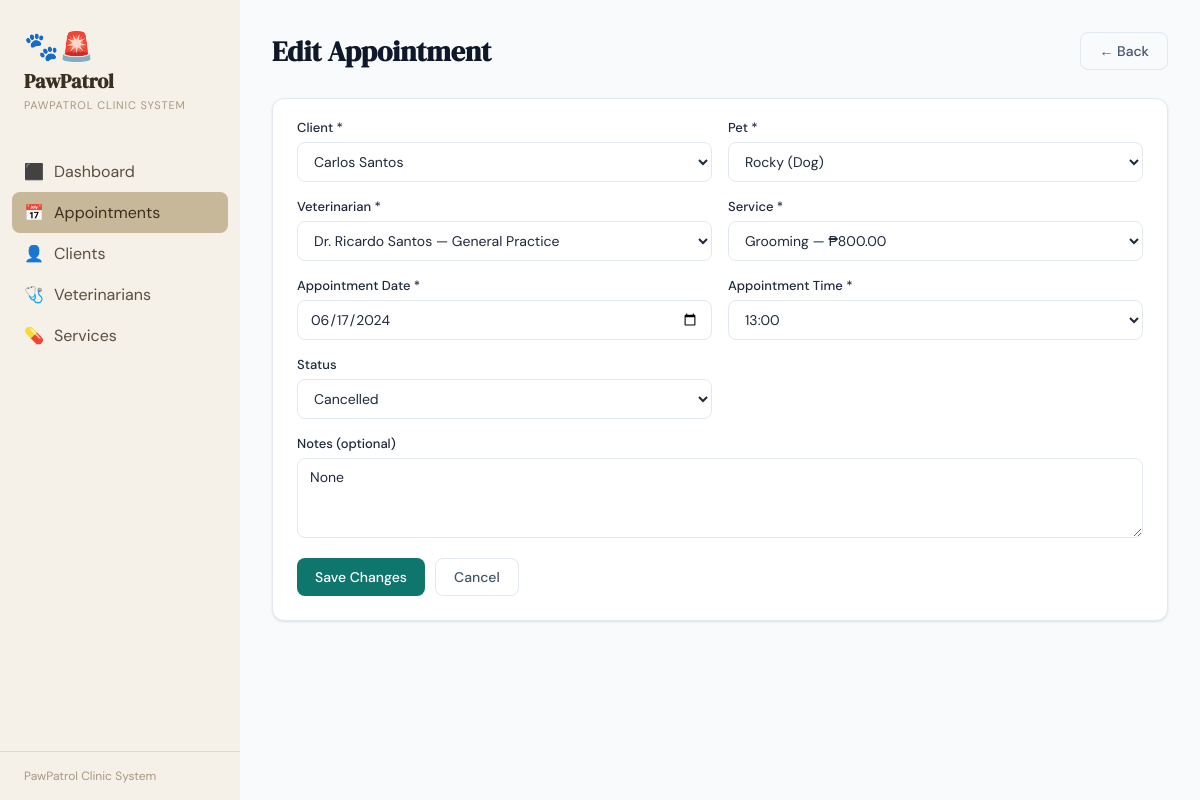
The page /appointments/8/edit on the database its author committed.
### tables this page shows
CREATE TABLE APPOINTMENT (
            appointment_id   INTEGER PRIMARY KEY AUTOINCREMENT,
            client_id        INTEGER NOT NULL,
            pet_id           INTEGER NOT NULL,
            vet_id           INTEGER NOT NULL,
            service_id       INTEGER NOT NULL,
            appointment_date TEXT NOT NULL,
            appointment_time TEXT NOT NULL,
            status           TEXT DEFAULT 'Pending',
            notes            TEXT,
            created_at       TEXT DEFAULT (datetime('now')),
            FOREIGN KEY (client_id)  REFERENCES CLIENT(client_id),
            FOREIGN KEY (pet_id)     REFERENCES PET(pet_id),
            FOREIGN KEY (vet_id)     REFERENCES VETERINARIAN(vet_id),
            FOREIGN KEY (service_id) REFERENCES SERVICE(service_id),
            UNIQUE (vet_id, appointment_date, appointment_time)
        );

CREATE TABLE CLIENT (
            client_id      INTEGER PRIMARY KEY AUTOINCREMENT,
            first_name     TEXT NOT NULL,
            last_name      TEXT NOT NULL,
            contact_number TEXT NOT NULL,
            email          TEXT NOT NULL UNIQUE,
            address        TEXT,
            created_at     TEXT DEFAULT (datetime('now'))
        );

CREATE TABLE PET (
            pet_id    INTEGER PRIMARY KEY AUTOINCREMENT,
            client_id INTEGER NOT NULL,
            pet_name  TEXT NOT NULL,
            species   TEXT NOT NULL,
            breed     TEXT,
            age       INTEGER,
            weight_kg REAL,
            FOREIGN KEY (client_id) REFERENCES CLIENT(client_id) ON DELETE CASCADE
        );

CREATE TABLE SERVICE (
            service_id       INTEGER PRIMARY KEY AUTOINCREMENT,
            service_name     TEXT NOT NULL,
            description      TEXT,
            duration_minutes INTEGER NOT NULL,
            price            REAL NOT NULL
        );

### app.py (the view, shortened to what this page needs)
@app.route("/appointments/<int:id>/edit", methods=["GET","POST"])
def edit_appointment(id):
    db = get_db()
    appt     = db.execute("SELECT * FROM APPOINTMENT WHERE appointment_id=?", (id,)).fetchone()
    clients  = db.execute("SELECT * FROM CLIENT ORDER BY last_name").fetchall()
    vets     = db.execute("SELECT * FROM VETERINARIAN WHERE is_active=1 ORDER BY last_name").fetchall()
    services = db.execute("SELECT * FROM SERVICE ORDER BY service_name").fetchall()
    pets     = db.execute("SELECT * FROM PET WHERE client_id=?", (appt["client_id"],)).fetchall()
    return render_template("appointment_form.html", clients=clients, vets=vets,
                           services=services, appt=appt, pets=pets)

### app.py (called while the page is built)
def get_db():
    conn = sqlite3.connect(DB)
    conn.row_factory = sqlite3.Row
    conn.execute("PRAGMA foreign_keys = ON")
    return conn

### templates/appointment_form.html (shortened to what this page needs)
{% extends "base.html" %}
{% block content %}
<div class="page-header-row">
  <h2>{{ 'Edit Appointment' if appt else 'Book New Appointment' }}</h2>
  <a href="{{ url_for('appointments') }}" class="btn btn-ghost">← Back</a>
</div>
<div class="card">
  <div class="card-body">
    <form method="POST">
      <div class="form-grid">
        <div class="form-group">
          <label>Client *</label>
          <select name="client_id" id="clientSelect" required onchange="loadPets(this.value)">
            {% for c in clients %}
            <option value="{{ c.client_id }}" {% if appt and appt.client_id==c.client_id %}selected{% endif %}>
              {{ c.first_name }} {{ c.last_name }}
            </option>
            {% endfor %}
          </select>
        </div>
        <div class="form-group">
          <label>Pet *</label>
          <select name="pet_id" id="petSelect" required>
            {% if pets %}
              {% for p in pets %}
              <option value="{{ p.pet_id }}" {% if appt and appt.pet_id==p.pet_id %}selected{% endif %}>
                {{ p.pet_name }} ({{ p.species }})
              </option>
              {% endfor %}
            {% endif %}
          </select>
        </div>
        <div class="form-group">
          <label>Veterinarian *</label>
          <select name="vet_id" required>
            {% for v in vets %}
            <option value="{{ v.vet_id }}" {% if appt and appt.vet_id==v.vet_id %}selected{% endif %}>
              Dr. {{ v.first_name }} {{ v.last_name }} — {{ v.specialization }}
            </option>
            {% endfor %}
          </select>
        </div>
        <div class="form-group">
          <label>Service *</label>
          <select name="service_id" required>
            {% for s in services %}
            <option value="{{ s.service_id }}" {% if appt and appt.service_id==s.service_id %}selected{% endif %}>
              {{ s.service_name }} — ₱{{ "%.2f"|format(s.price) }}
            </option>
            {% endfor %}
          </select>
        </div>
        <div class="form-group">
          <label>Appointment Date *</label>
          <input type="date" name="appointment_date" required
                 value="{{ appt.appointment_date if appt else '' }}">
        </div>
        <div class="form-group">
          <label>Appointment Time *</label>
          <select name="appointment_time" required>
            {% set times = ['08:00','09:00','10:00','11:00','13:00','14:00','15:00','16:00','17:00'] %}
            {% for t in times %}
            <option value="{{ t }}" {% if appt and appt.appointment_time[:5]==t %}selected{% endif %}>
              {{ t }}
            </option>
            {% endfor %}
          </select>
        </div>
        {% if appt %}
        <div class="form-group">
          <label>Status</label>
          <select name="status">
            {% for s in ['Pending','Confirmed','Completed','Cancelled'] %}
            <option {% if appt.status==s %}selected{% endif %}>{{ s }}</option>
            {% endfor %}
          </select>
        </div>
        {% endif %}
        <div class="form-group full">
          <label>Notes (optional)</label>
          <textarea name="notes" placeholder="Any special instructions or concerns…">{{ appt.notes if appt else '' }}</textarea>
        </div>
      </div>
      <div style="margin-top:20px;display:flex;gap:10px">
        <button type="submit" class="btn btn-primary">
          {{ 'Save Changes' if appt else 'Book Appointment' }}
        </button>
        <a href="{{ url_for('appointments') }}" class="btn btn-ghost">Cancel</a>
      </div>
    </form>
  </div>
</div>
{% endblock %}

### templates/base.html (style rules this page uses)
:root { --teal: #0f766e; --teal-l: #14b8a6; --teal-xl: #ccfbf1; --amber: #d97706; --amber-l: #fef3c7; --red: #dc2626; --red-l: #fee2e2; --green: #16a34a; --green-l: #dcfce7; --blue: #2563eb; --blue-l: #dbeafe; --gray-50: #f8fafc; --gray-100:#f1f5f9; --gray-200:#e2e8f0; --gray-400:#94a3b8; --gray-600:#475569; --gray-800:#1e293b; --gray-900:#0f172a; --white: #ffffff; --shadow: 0 1px 3px rgba(0,0,0,.08), 0 1px 2px rgba(0,0,0,.04); --shadow-md: 0 4px 6px -1px rgba(0,0,0,.07), 0 2px 4px -2px rgba(0,0,0,.04); --radius: 12px; }
*,*::before,*::after { box-sizing:border-box;margin:0;padding:0 }
body { font-family:'DM Sans',sans-serif;background:var(--gray-50);color:var(--gray-800);min-height:100vh;display:flex }
.page-header-row { display:flex;align-items:center;justify-content:space-between;margin-bottom:28px }
.page-header-row h2 { font-family:'DM Serif Display',serif;font-size:28px;color:var(--gray-900) }
.card { background:var(--white);border-radius:var(--radius);box-shadow:var(--shadow);border:1px solid var(--gray-200);overflow:hidden }
.card-body { padding:20px 24px 24px }
.btn { display:inline-flex;align-items:center;gap:6px;padding:9px 18px;border-radius:8px;font-size:14px;font-weight:500;cursor:pointer;border:none;text-decoration:none;transition:all .15s;font-family:'DM Sans',sans-serif }
.btn-primary { background:var(--teal);color:var(--white) }
.btn-ghost { background:transparent;color:var(--gray-600);border:1px solid var(--gray-200) }
.form-grid { display:grid;grid-template-columns:1fr 1fr;gap:16px }
.form-group { display:flex;flex-direction:column;gap:6px }
.form-group.full { grid-column:1/-1 }
label { font-size:13px;font-weight:500;color:var(--gray-700) }
input,select,textarea { padding:9px 12px;border:1px solid var(--gray-200);border-radius:8px;font-size:14px;font-family:'DM Sans',sans-serif;color:var(--gray-800);background:var(--white);transition:border .15s;width:100% }
textarea { resize:vertical;min-height:80px }

### rows shown on the page
APPOINTMENT: client_id "Carlos Santos", pet_id "Rocky (Dog)", vet_id "Dr. Ricardo Santos — General Practice", service_id "Grooming — ₱800.00", appointment_date "06/17/2024", appointment_time "13:00", status "Cancelled"

### other values the page prints
{{ 'Edit Appointment' if appt else 'Book New Appointment' }} "Edit Appointment"
{{ 'Save Changes' if appt else 'Book Appointment' }} "Save Changes"
